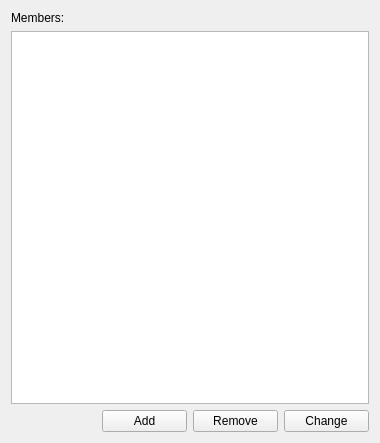
<?xml version="1.0" encoding="UTF-8"?>
<ui version="4.0">
 <class>GroupMembersWidget</class>
 <widget class="QWidget" name="GroupMembersWidget">
  <property name="geometry">
   <rect>
    <x>0</x>
    <y>0</y>
    <width>380</width>
    <height>443</height>
   </rect>
  </property>
  <property name="windowTitle">
   <string>Form</string>
  </property>
  <layout class="QGridLayout" name="gridLayout">
   <item row="0" column="0">
    <widget class="QLabel" name="membersLabel">
     <property name="text">
      <string>Members:</string>
     </property>
     <property name="buddy">
      <cstring>membersTableView</cstring>
     </property>
    </widget>
   </item>
   <item row="2" column="1">
    <widget class="QPushButton" name="addPushButton">
     <property name="text">
      <string>Add</string>
     </property>
    </widget>
   </item>
   <item row="2" column="2">
    <widget class="QPushButton" name="removePushButton">
     <property name="text">
      <string>Remove</string>
     </property>
    </widget>
   </item>
   <item row="2" column="3">
    <widget class="QPushButton" name="changePushButton">
     <property name="text">
      <string>Change</string>
     </property>
    </widget>
   </item>
   <item row="1" column="0" colspan="4">
    <widget class="QTableView" name="membersTableView"/>
   </item>
  </layout>
 </widget>
 <tabstops>
  <tabstop>membersTableView</tabstop>
  <tabstop>addPushButton</tabstop>
  <tabstop>removePushButton</tabstop>
  <tabstop>changePushButton</tabstop>
 </tabstops>
 <resources/>
 <connections/>
</ui>
